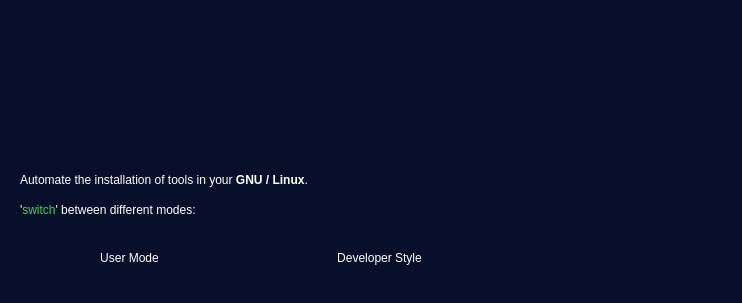
<?xml version="1.0" encoding="UTF-8"?>
<ui version="4.0">
 <class>PrimeraQt</class>
 <widget class="QMainWindow" name="PrimeraQt">
  <property name="geometry">
   <rect>
    <x>0</x>
    <y>0</y>
    <width>742</width>
    <height>303</height>
   </rect>
  </property>
  <property name="windowTitle">
   <string>Bytelchus switcher</string>
  </property>
  <property name="windowIcon">
   <iconset resource="Images/resources.qrc">
    <normaloff>:/byte_switcher_icon.ico</normaloff>:/byte_switcher_icon.ico</iconset>
  </property>
  <property name="autoFillBackground">
   <bool>false</bool>
  </property>
  <property name="styleSheet">
   <string notr="true">background: #080f2a;
color: #ffffff;</string>
  </property>
  <widget class="QWidget" name="centralWidget">
   <widget class="QPushButton" name="btn_user">
    <property name="geometry">
     <rect>
      <x>20</x>
      <y>230</y>
      <width>219</width>
      <height>55</height>
     </rect>
    </property>
    <property name="minimumSize">
     <size>
      <width>219</width>
      <height>55</height>
     </size>
    </property>
    <property name="maximumSize">
     <size>
      <width>219</width>
      <height>55</height>
     </size>
    </property>
    <property name="contextMenuPolicy">
     <enum>Qt::DefaultContextMenu</enum>
    </property>
    <property name="autoFillBackground">
     <bool>false</bool>
    </property>
    <property name="styleSheet">
     <string notr="true">background-image: url(:/btn_background.png);
font: bold 12pt &quot;DejaVu Sans&quot;;
color: #ffffff;
border: none;</string>
    </property>
    <property name="text">
     <string>User Mode</string>
    </property>
   </widget>
   <widget class="QPushButton" name="btn_user_2">
    <property name="geometry">
     <rect>
      <x>270</x>
      <y>230</y>
      <width>219</width>
      <height>55</height>
     </rect>
    </property>
    <property name="minimumSize">
     <size>
      <width>219</width>
      <height>55</height>
     </size>
    </property>
    <property name="maximumSize">
     <size>
      <width>219</width>
      <height>55</height>
     </size>
    </property>
    <property name="contextMenuPolicy">
     <enum>Qt::DefaultContextMenu</enum>
    </property>
    <property name="autoFillBackground">
     <bool>false</bool>
    </property>
    <property name="styleSheet">
     <string notr="true">background-image: url(:/btn_background.png);
font: bold 12pt &quot;DejaVu Sans&quot;;
color: #ffffff;
border: none;</string>
    </property>
    <property name="text">
     <string>Developer Style</string>
    </property>
   </widget>
   <widget class="QLabel" name="label">
    <property name="geometry">
     <rect>
      <x>20</x>
      <y>160</y>
      <width>551</width>
      <height>41</height>
     </rect>
    </property>
    <property name="styleSheet">
     <string notr="true">font: 14pt &quot;Sans Serif&quot;;</string>
    </property>
    <property name="text">
     <string>&lt;html&gt;&lt;head/&gt;&lt;body&gt;&lt;p&gt;Automate the installation of tools in your &lt;span style=&quot; font-weight:600;&quot;&gt;GNU / Linux&lt;/span&gt;.&lt;/p&gt;&lt;/body&gt;&lt;/html&gt;</string>
    </property>
   </widget>
   <widget class="QLabel" name="label_2">
    <property name="geometry">
     <rect>
      <x>20</x>
      <y>50</y>
      <width>421</width>
      <height>121</height>
     </rect>
    </property>
    <property name="text">
     <string/>
    </property>
    <property name="pixmap">
     <pixmap resource="Images/resources.qrc">:/byte_switcher_logo.png</pixmap>
    </property>
    <property name="scaledContents">
     <bool>true</bool>
    </property>
   </widget>
   <widget class="QLabel" name="label_3">
    <property name="geometry">
     <rect>
      <x>420</x>
      <y>0</y>
      <width>321</width>
      <height>231</height>
     </rect>
    </property>
    <property name="text">
     <string/>
    </property>
    <property name="pixmap">
     <pixmap resource="Images/resources.qrc">:/background_top_right.png</pixmap>
    </property>
    <property name="scaledContents">
     <bool>true</bool>
    </property>
   </widget>
   <widget class="QLabel" name="label_4">
    <property name="geometry">
     <rect>
      <x>20</x>
      <y>190</y>
      <width>551</width>
      <height>41</height>
     </rect>
    </property>
    <property name="styleSheet">
     <string notr="true">font: 14pt &quot;Sans Serif&quot;;</string>
    </property>
    <property name="text">
     <string>&lt;html&gt;&lt;head/&gt;&lt;body&gt;&lt;p&gt;'&lt;span style=&quot; color:#41cd52;&quot;&gt;switch&lt;/span&gt;' between different modes:&lt;/p&gt;&lt;/body&gt;&lt;/html&gt;</string>
    </property>
   </widget>
   <zorder>label_3</zorder>
   <zorder>btn_user</zorder>
   <zorder>btn_user_2</zorder>
   <zorder>label</zorder>
   <zorder>label_2</zorder>
   <zorder>label_4</zorder>
  </widget>
 </widget>
 <layoutdefault spacing="6" margin="11"/>
 <resources>
  <include location="Images/resources.qrc"/>
 </resources>
 <connections/>
</ui>
